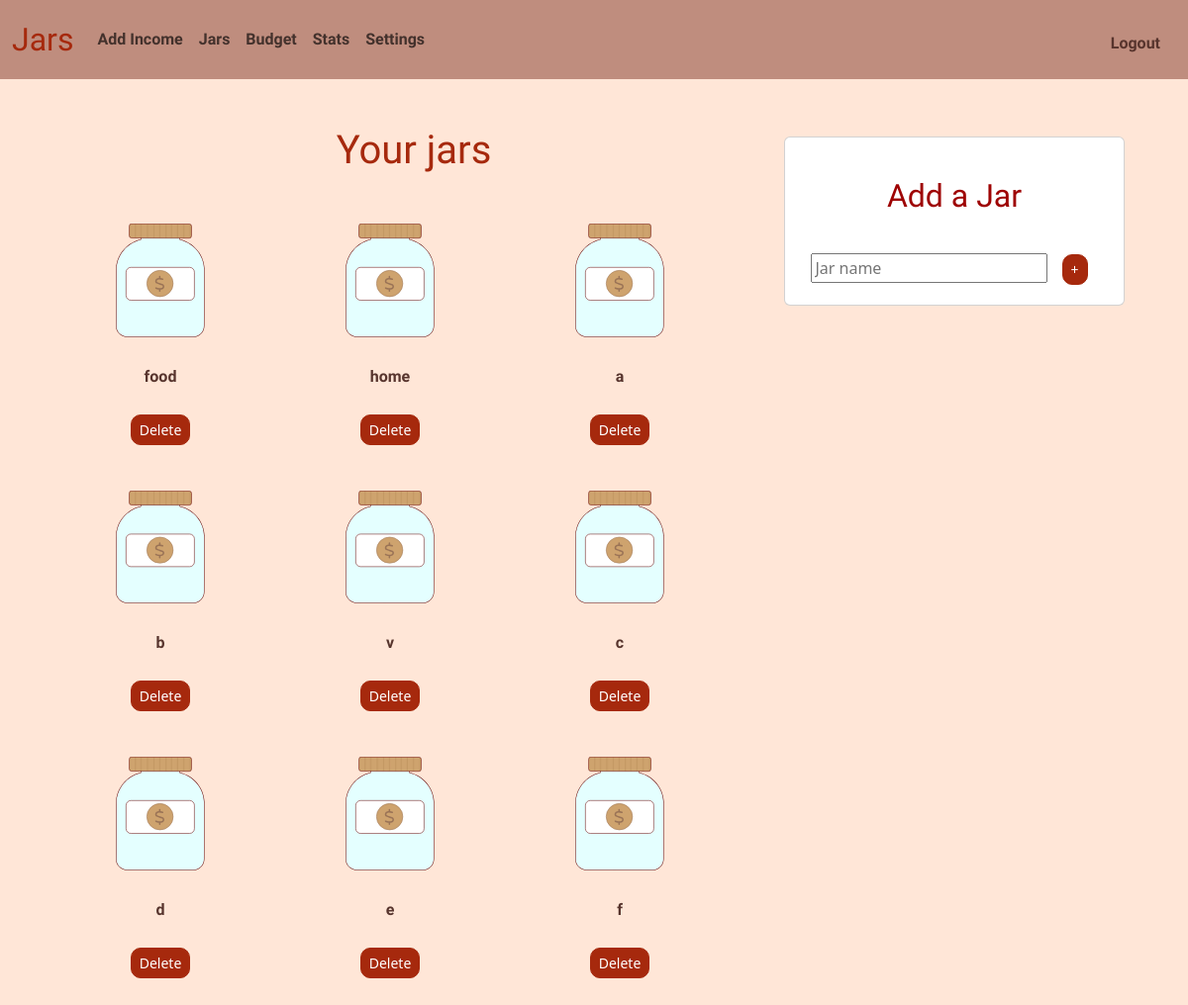
The app's page /jars (signed in), older data.
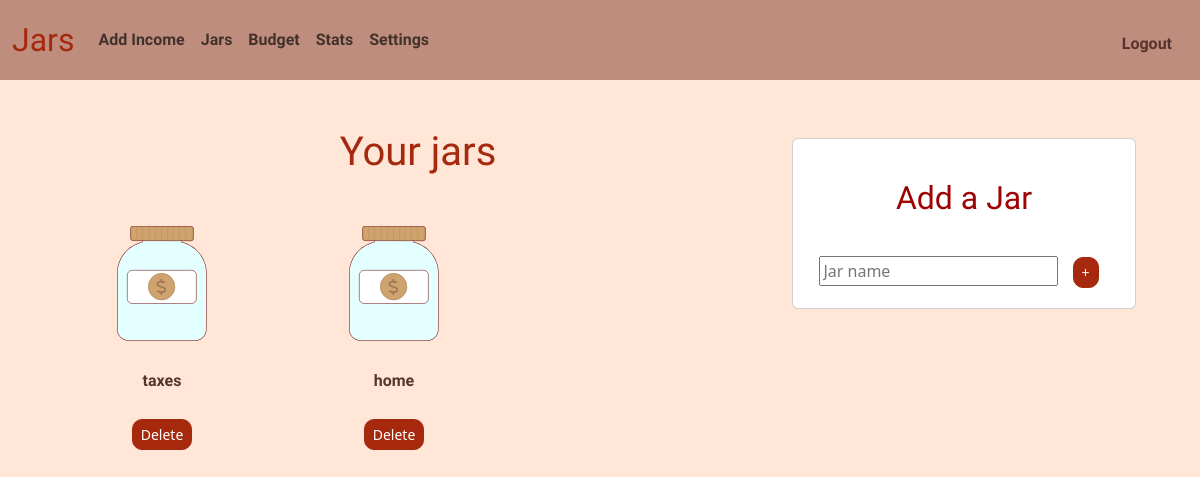
The same page, newer data.
### tables this page shows
CREATE TABLE jars(
    id INTEGER PRIMARY KEY AUTOINCREMENT NOT NULL,
    user_id INTEGER NOT NULL,
    jar_name TEXT NOT NULL, 
    FOREIGN KEY(user_id) REFERENCES users(id)
);

### app.py (the view)
@app.route("/jars", methods =  ["GET", "POST"])
@login_required
def jars():
    id = session["user_id"]
    jars = db.execute("SELECT * FROM jars WHERE user_id = ?", id)
    if request.method == "GET" or request.method == "POST":
        return render_template("jars.html", jars = jars)

### app.py (called while the page is built)
@app.after_request
def after_request(response):
    response.headers["Cache-Control"] = "no-cache, no-store, must-revalidate"
    response.headers["Expires"] = 0
    response.headers["Pragma"] = "no-cache"
    return response

### helpers.py (called while the page is built)
def login_required(f):
    @wraps(f)
    def decorated_function(*args, **kwargs):
        if session.get("user_id") is None:
            return redirect("/login")
        return f(*args, **kwargs)
    return decorated_function

### templates/jars.html (shortened to what this page needs)
{% extends "layout.html" %}
{% block main %}
    <div class = "container-fluid">
        <div class = "row g-0">
            <div class = "col-sm-6 col-md-8">
                <h1>Your jars</h1>
                <div class="d-flex flex-wrap gap-3">
                    {% for jar in jars %}
                        <div class="d-flex flex-column align-items-center">
                            <img src = "/static/jar-empty.svg" style = "max-width: 60%" name = "{{jar.jar_name}}" class = "jar_display">
                            <p class = "mt-2">{{jar.jar_name}}</p>
                            <form action ="/delete" method = "post">
                                <button type = "submit" class="btn btn-danger btn-sm">Delete</button>
                            </form>
                        </div>
                    {% endfor %}
                </div>
            </div>
            <div class="col-6 col-md-4">
                <div class = "card">
                    <h2 class="card-title">Add a Jar</h2>
                    <form action = "/add" method="post">
                        <input autocomplete="off" name = "name" placeholder = "Jar name" type = "text" maxlength="20">
                        <button type="submit" class="btn btn-primary btn-sm" name = "add">+</button>
                    </form>
                </div>
            </div>
        </div>
    </div>
{% endblock %}

### templates/layout.html (shortened to what this page needs)
<!DOCTYPE html>
<html lang = "en">
    <head>
        <link href="https://cdn.jsdelivr.net/npm/bootstrap@5.3.8/dist/css/bootstrap.min.css" rel="stylesheet">
        <link href="/static/styles.css" rel="stylesheet">
    </head>
    <body>
        <nav class="navbar navbar-expand-md navbar-light" style = "background-color:#bf8d7e;">
            <div class = "container-fluid">
                <a class="navbar-brand" href="/">Jars</a>
                <div class="collapse navbar-collapse" id="navbar">
                    {% if session["user_id"] %}
                        <ul class="navbar-nav mr-auto">
                            <li class = "nav-item">
                                <a class="nav-link" href="/income">Add Income</a>
                            </li>
                            <li class = "nav-item">
                                <a class="nav-link" href="/jars">Jars</a>
                            </li>
                                <li class = "nav-item">
                                <a class="nav-link" href="/budget">Budget</a>
                            </li>
                            <li class = "nav-item">
                                <a class="nav-link" href="/stats">Stats</a>
                            </li>
                            <li class = "nav-item">
                                <a class="nav-link" href="/settings">Settings</a>
                            </li>
                        </ul>
                        <ul class="navbar-nav ms-auto mt-2">
                            <li class ="nav-link">
                                <a class="nav-item nav-link" href="/logout">Logout</a>
                            </li>
                        </ul>
                    {% endif %}
                </div>
            </div>
        </nav>
        <main class="container py-5 text-center">
            {% block main %}{% endblock %}
        </main>
    </body>
</html>

### static/styles.css (style rules this page uses)
nav .navbar-brand { font-size: xx-large; font-family: "Concert One", sans-serif; font-weight: 400; font-style: normal; color :#a6290d; }
body { background-color: #ffe6d7; }
nav .nav-item { font-family: "Tuffy", sans-serif; font-weight: 700; font-style: normal; color: #57342d; }
p { font-family: "Tuffy", sans-serif; font-weight: 700; font-style: normal; color: #57342d; }
h1 { font-family: "Concert One", sans-serif; font-weight: 400; font-style: normal; color: #a6290d; margin-bottom: 30px; }
h2 { font-family: "Concert One", sans-serif; font-weight: 400; font-style: normal; color: #a6290d; padding: 20px; }
.btn-primary { background-color:#a6290d; border-color: #a6290d; margin: 10px; border-radius: 10px; }
.card { padding:10px; margin: 10px; }
.card-title { color: #9e0303; padding: 10px; margin: 20px; }
.btn { background-color:#a6290d; border-color: #a6290d; margin: 10px; border-radius: 10px; }
img { padding: 20px; }

Row changes from the older to the newer data that the page shows:
removed jars: jar_name "food"
removed jars: jar_name "a"
removed jars: jar_name "b"
removed jars: jar_name "v"
removed jars: jar_name "c"
removed jars: jar_name "d"
removed jars: jar_name "e"
removed jars: jar_name "f"
added jars: jar_name "taxes"
